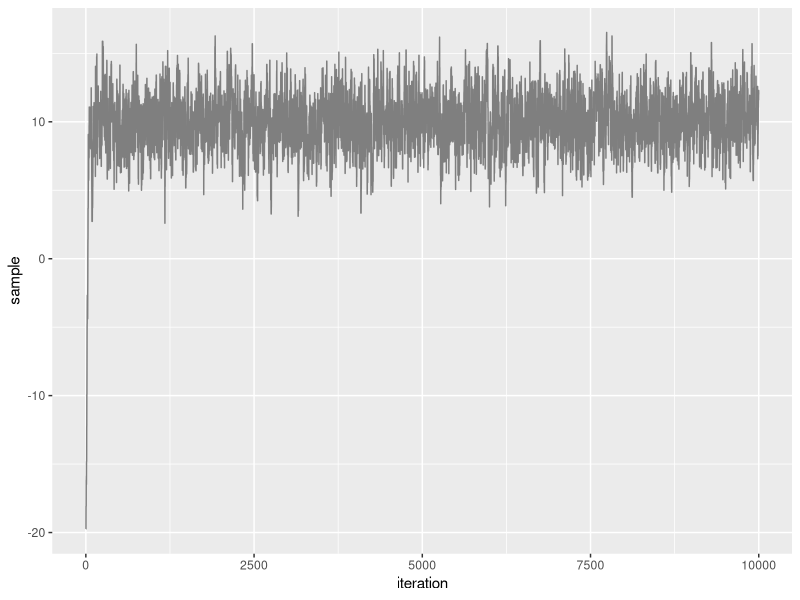
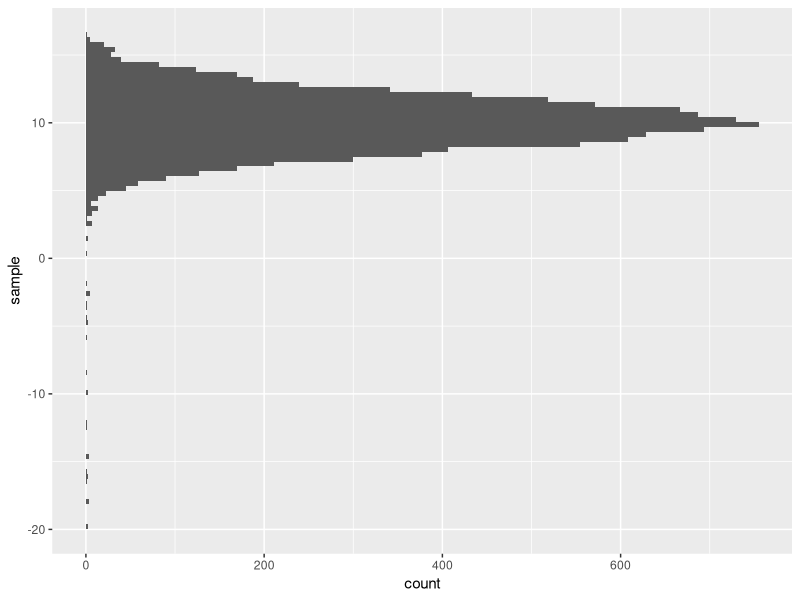
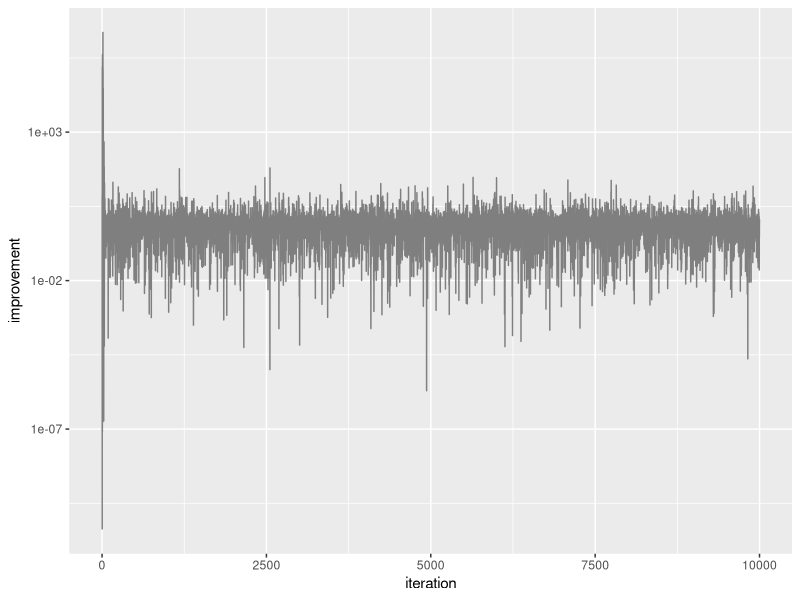
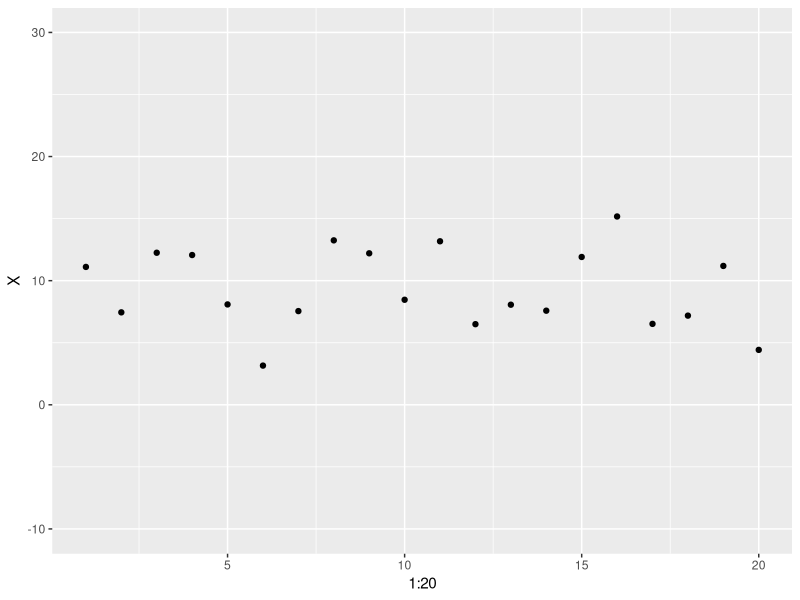
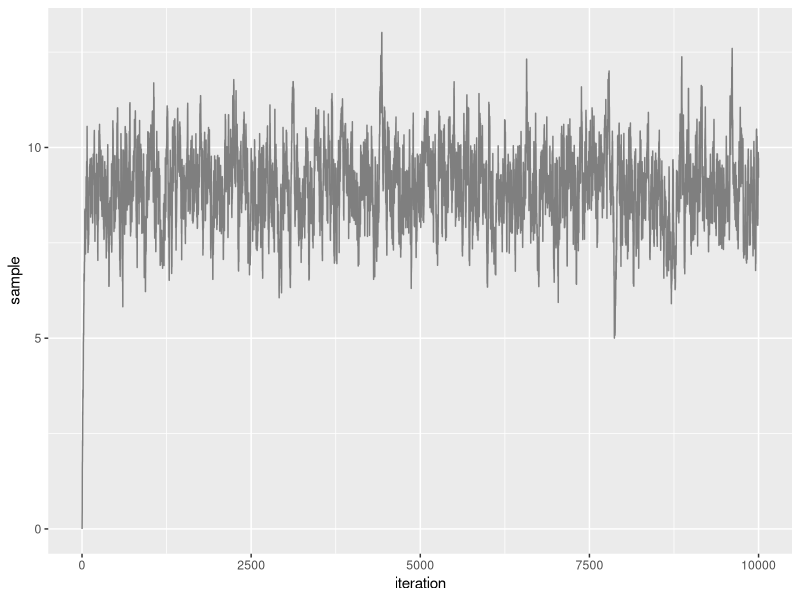
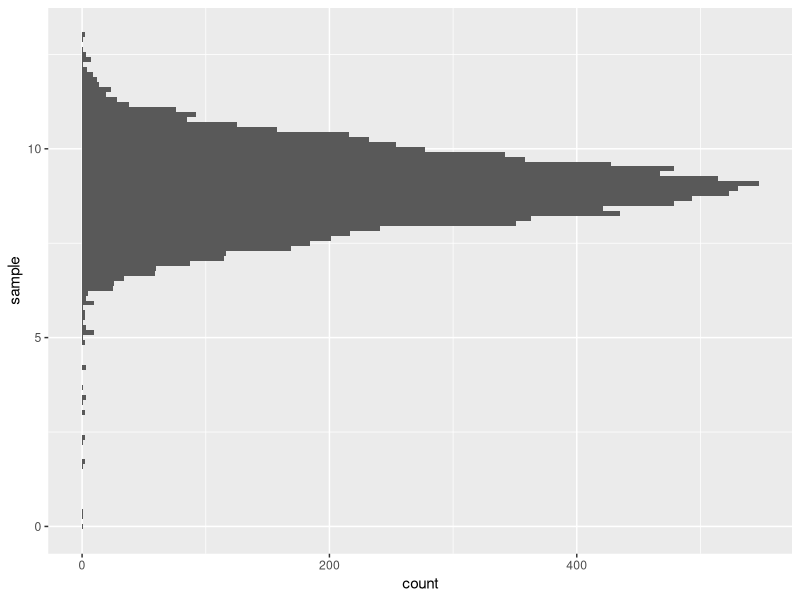
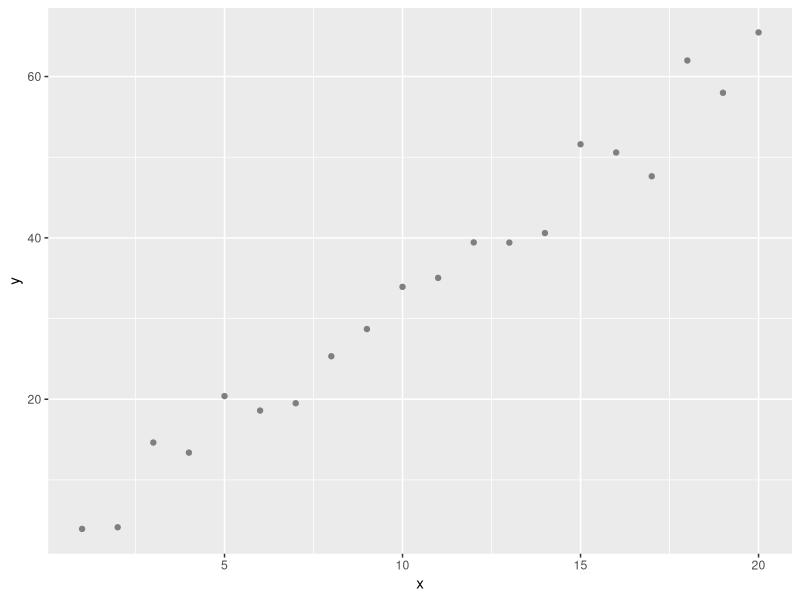
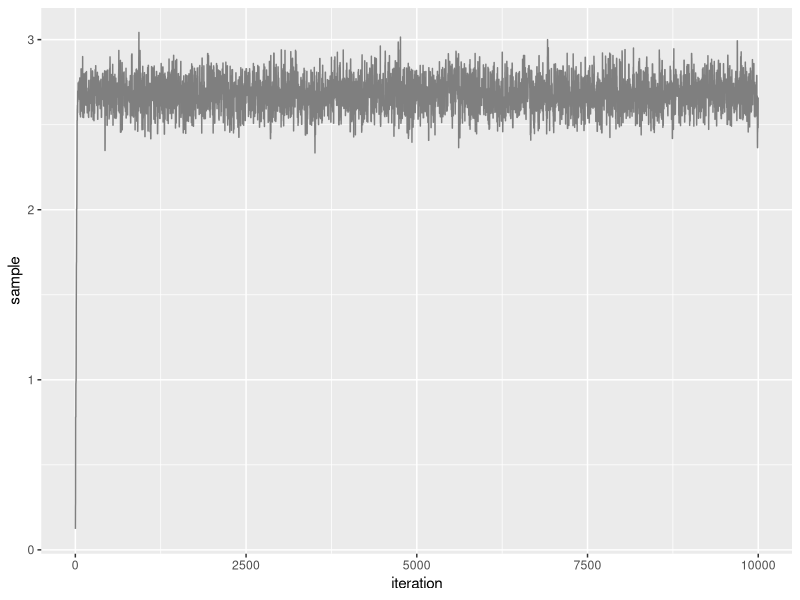

Write the R code that produced these figures, in order.
## ---- chunk 1
library(tidyverse)
library(ggplot2)

model_pdf <- function(x, mu, sigma) exp(-0.5 * ((x - mu) / sigma)^2) / (sigma*sqrt(2*pi)) # probability density function
proposed <- function(x, sd) rnorm(n = 1, mean = x, sd = sd) # random variable generation

iterations = 1e4 # number of iterations
x <- -20 # starting value of the chain
sigma = 2
mu = 10
stored <- rep(NA, iterations)
improvement <- rep(NA, iterations)

for (i in 1:iterations) {
  x_i <- proposed(x, sigma) # 1
  improvement[i] <- model_pdf(x_i, mu, sigma) / model_pdf(x, mu, sigma) # 2
  ratio <- min(1, improvement[i]) # 3
  accept <- runif(1) < ratio # 4
  stored[i] <- ifelse(accept, x_i, x)
  x <- stored[i]
}

results_combined = data.frame(sample = stored, improvement = improvement, iteration = 1:iterations)

ggplot(data = results_combined, aes(x = iteration, y = sample)) + geom_line(colour = 'grey50')
ggplot(data = results_combined, aes(y=sample)) + geom_histogram(bins = 100)
ggplot(data = results_combined, aes(x = iteration, y = improvement)) + geom_line(colour = 'grey50') + scale_y_log10()
## ---- chunk 2
library(tidyverse)
library(ggplot2)

X <- rnorm(n = 20, mean = 10, sd = 4) # Our sample from the population (normal population with mean 10 and standard deviation 4)

qplot(x = 1:20, y = X) + expand_limits(y = c(-10, 30))

model_pdf <-  function(obs, mu, sigma) exp(-0.5*((obs-mu)/sigma)^2) / (sqrt(sigma^2*2*pi))

posterior_pdf <- function(x, mu, sigma, mu_prior, sigma_prior) model_pdf(x, mu, sigma) * model_pdf(mu, mu_prior, sigma_prior) # likelihood * prior

proposed <- function(mu, sd) rnorm(n = 1, mean = mu, sd = sd)

iterations = 1e4
mu <- 0 # start of the chain (slope)
sigma_proposed = 0.5 

sigma <- 5
mu_prior <- 7
sigma_prior <- 10 # standard deviation of the normal model used for the likelihood probability density function. Here we consider it as a nuisance parameter, namely, we do not aim to estimate it but we provide it to the model 
stored <- rep(NA, iterations)


for (i in 1:iterations) {
  mu_prime <- proposed(mu, sigma_proposed)
  
  i_posterior_p <- posterior_pdf(X, mu_prime, sigma, mu_prior, sigma_prior)
  i_posterior_p <- Reduce(`*`, i_posterior_p) # 1
  
  previous_posterior_p <- posterior_pdf(X, mu, sigma, mu_prior, sigma_prior)
  previous_posterior_p <- Reduce(`*`, previous_posterior_p) #1
  
  improvement <- i_posterior_p / previous_posterior_p
  
  ratio <- min(1, improvement)
  accept <- runif(1) < ratio
  stored[i] <- ifelse(accept, mu_prime, mu)
  mu <- stored[i]
}

results_combined = data.frame(sample = stored, improvement = improvement, iteration = 1:iterations)

ggplot(data = results_combined, aes(x = iteration, y = sample)) + geom_line(colour = 'grey50')
ggplot(data = results_combined, aes(y=sample)) + geom_histogram(bins = 100)
## ---- chunk 3
library(tidyverse)
library(ggplot2)

population_b <- 3 # slope
dataset <- data.frame(x = 1:20, y = sapply(1:20, function(x) population_b * (x + rnorm(n = 1, mean = 1, sd = 1))))
ggplot(data = dataset, aes(x = x, y = y)) + geom_point(colour = 'grey50')

model_pdf <-  function(obs, mu, sigma) exp(-0.5*((obs-mu)/sigma)^2)/(sqrt(sigma^2*2*pi))

posterior_pdf <- function(y, x, b, sigma, b_prior, sigma_prior) model_pdf(y, b*x, sigma) * model_pdf(b, b_prior, sigma_prior) # likelihood * prior

proposed <- function(b, sd) rnorm(n = 1, mean = b, sd = sd)

iterations = 1e4
b <- 0 # start of the chain (slope)
sigma_proposed = 0.2 
sigma <- 10 # standard deviation of the normal model used for the likelihood probability density function. Here we consider it as a nuisance parameter, namely, we do not aim to estimate it but we provide it to the model 
b_prior <- 2.5 # prior belief of the slope 
sigma_prior <- 0.5 # standard deviation of the coefficient, not y!
stored <- rep(NA, iterations)


for (i in 1:iterations) {
  b_prime <- proposed(b, sigma_proposed)
  
  i_posterior_p <- posterior_pdf(dataset$y, dataset$x, b_prime, sigma, b_prior, sigma_prior)
  i_posterior_p <- Reduce(`*`, i_posterior_p)
  
  previous_posterior_p <- posterior_pdf(dataset$y, dataset$x, b, sigma, b_prior, sigma_prior)
  previous_posterior_p <- Reduce(`*`, previous_posterior_p)
  
  improvement <- i_posterior_p / previous_posterior_p
  
  ratio <- min(1, improvement)
  accept <- runif(1) < ratio
  stored[i] <- ifelse(accept, b_prime, b)
  b <- stored[i]
}

results_combined = data.frame(sample = stored, improvement = improvement, iteration = 1:iterations)

ggplot(data = results_combined, aes(x = iteration, y = sample)) + geom_line(colour = 'grey50')
ggplot(data = results_combined, aes(y=sample)) + geom_histogram(bins = 100)
## ---- chunk 4
library(tidyverse)
library(ggplot2)

population_b0 <- 20 # intercept
population_b1 <- 3 # slope

dataset <- data.frame(x = 1:20, 
                  y = sapply(1:20, function(x) population_b0 + population_b1 * (x+rnorm(n = 1, mean = 1, sd = 1)))
                  )
ggplot(data = dataset, aes(x = x, y = y)) + geom_point(colour = 'grey50') + expand_limits(y = 0)

model_pdf <-  function(obs, mu, sigma) exp(-0.5*((obs-mu)/sigma)^2) / (sqrt(sigma^2*2*pi))

posterior_pdf <- function(y, x, b0, b1, sigma, b0_prior, b1_prior, sigma0_prior, sigma1_prior) {
    log( model_pdf(y, b0 + b1 * x, sigma) ) + 
    log( model_pdf(b0, b0_prior, sigma0_prior) ) +
    log( model_pdf(b1, b1_prior, sigma1_prior) )
} # conversely to the example above, here we must take the log of the probabilities, otherwise with 3 probability products the results will be most likely always 0 

proposed <- function(b, sd) rnorm(n = 1, mean = b, sd = sd)

iterations = 1e4
b0 <- 10 # start of the chain (intercept)
b1 <- 1 # start of the chain (slope)
sigma_proposed_b0 = 2
sigma_proposed_b1 = 0.5

sigma <- 10 # standard deviation of the normal model used for the likelihood probability density function. Also in this case we provide it to the model and we do not estimate it
b0_prior <- 25 # prior belief of the intercept
b1_prior <- 2.5 # prior belief of the slope
sigma0_prior <- 10 # standard deviation of the intercept
sigma1_prior <- 2.5 # standard deviation of the slope

coef_b0 <- rep(NA, iterations)
coef_b1 <- rep(NA, iterations)

for (i in 1:iterations) {
  b0_prime <- proposed(b0, sigma_proposed_b0)
  b1_prime <- proposed(b1, sigma_proposed_b1)
  
  i_posterior_p <- posterior_pdf(dataset$y, dataset$x, b0_prime, b1_prime, sigma, b0_prior, b1_prior, sigma0_prior, sigma1_prior)
  i_posterior_p <- Reduce(`+`, i_posterior_p)
  
  previous_posterior_p <- posterior_pdf(dataset$y, dataset$x, b0, b1, sigma, b0_prior, b1_prior, sigma0_prior, sigma1_prior)
  previous_posterior_p <- Reduce(`+`, previous_posterior_p)
  
  improvement <- exp(i_posterior_p - previous_posterior_p)
  
  ratio <- min(1, improvement)
  
  accept <- runif(1) < ratio

  coef_b0[i] <- ifelse(accept, b0_prime, b0)
  coef_b1[i] <- ifelse(accept, b1_prime, b1)
  
  b0 <- coef_b0[i]
  b1 <- coef_b1[i]
}

results_combined = data.frame(b0 = coef_b0, b1 = coef_b1, improvement = improvement, iteration = 1:iterations)

ggplot(data = results_combined, aes(x = iteration, y = b0)) + geom_line(colour = 'grey50')
ggplot(data = results_combined, aes(y=b0)) + geom_histogram(bins = 100)

ggplot(data = results_combined, aes(x = iteration, y = b1)) + geom_line(colour = 'grey50')
ggplot(data = results_combined, aes(y=b1)) + geom_histogram(bins = 100)

ggplot(data = results_combined, aes(x = b0, y = b1)) + geom_line(colour = 'grey50')

## ---- chunk 5
b0 <- median(results_combined$b0)
b1 <- median(results_combined$b1)

ggplot(data = dataset, aes(x = x, y = y)) + geom_point(colour = 'grey50') + geom_abline(intercept = b0, slope = b1) + expand_limits(y = 0)
## ---- chunk 6
dataset$residuals <- dataset$y - (b0 + b1 * dataset$x)

ggplot(data = dataset, aes(x = x, y = residuals)) + geom_point(colour = 'grey50') + expand_limits(y = c(-20, 20))
## ---- chunk 7
library(tidyverse)
library(ggplot2)


model_pdf <- function(x, sigma) {
  exp(-0.5*((x-mu1)/sigma)^2) / (sigma*sqrt(2*sigma*pi)) + 
  exp(-0.5*((x-mu2)/sigma)^2) / (sigma*sqrt(2*sigma*pi)) 
}

proposed <- function(x, sd) rnorm(n = 1, mean = x, sd = sd)

iterations = 1e4 # number of iterations
x <- -20 # starting value of the chain
sigma = 2 
sigma_proposed = 10
mu1 = 10
mu2 = 40
stored <- rep(NA, iterations)
improvement <- rep(NA, iterations)


for (i in 1:iterations) {
  x_i <- proposed(x, sigma_proposed)
  improvement[i] <- model_pdf(x_i, sigma) / model_pdf(x,  sigma)
  ratio <- min(1, improvement[i])
  accept <- runif(1) < ratio
  stored[i] <- ifelse(accept, x_i, x)
  x <- stored[i]
}

results_combined = data.frame(sample = stored, improvement = improvement, iteration = 1:iterations)

ggplot(data = results_combined, aes(x = iteration, y = sample)) + geom_line(colour = 'grey50') + expand_limits(y = c(-20, 60))
ggplot(data = results_combined, aes(y=sample)) + geom_histogram(bins = 200) + expand_limits(y = c(-20, 60))
ggplot(data = results_combined, aes(x = iteration, y = improvement)) + geom_line(colour = 'grey50') + scale_y_log10()
## ---- chunk 8
library(tidyverse)
library(ggplot2)


model_pdf <- function(x, sigma) {
  exp(-0.5*((x-mu1)/sigma)^2) / (sigma*sqrt(2*sigma*pi)) + 
  exp(-0.5*((x-mu2)/sigma)^2) / (sigma*sqrt(2*sigma*pi)) 
}

proposed <- function(x, sd) rnorm(n = 1, mean = x, sd = sd)

iterations = 1e4 # number of iterations
x <- -20 # starting value of the chain
sigma = 2 
sigma_proposed = 3
mu1 = 10
mu2 = 40
stored <- rep(NA, iterations)
improvement <- rep(NA, iterations)


for (i in 1:iterations) {
  x_i <- proposed(x, sigma_proposed)
  improvement[i] <- model_pdf(x_i, sigma) / model_pdf(x,  sigma)
  ratio <- min(1, improvement[i])
  accept <- runif(1) < ratio
  stored[i] <- ifelse(accept, x_i, x)
  x <- stored[i]
}

results_combined = data.frame(sample = stored, improvement = improvement, iteration = 1:iterations)

ggplot(data = results_combined, aes(x = iteration, y = sample)) + geom_line(colour = 'grey50') + expand_limits(y = c(-20, 60))
## ---- chunk 9
library(tidyverse)
library(ggplot2)


model_pdf <- function(x, sigma) {
  exp(-0.5*((x-mu1)/sigma)^2) / (sigma*sqrt(2*sigma*pi)) + 
  exp(-0.5*((x-mu2)/sigma)^2) / (sigma*sqrt(2*sigma*pi)) 
}

proposed <- function(x, sd) rnorm(n = 1, mean = x, sd = sd)

iterations = 1e4 # number of iterations
x <- 60 # starting value of the chain
sigma = 2 
sigma_proposed = 3
mu1 = 10
mu2 = 40
stored <- rep(NA, iterations)
improvement <- rep(NA, iterations)


for (i in 1:iterations) {
  x_i <- proposed(x, sigma_proposed)
  improvement[i] <- model_pdf(x_i, sigma) / model_pdf(x,  sigma)
  ratio <- min(1, improvement[i])
  accept <- runif(1) < ratio
  stored[i] <- ifelse(accept, x_i, x)
  x <- stored[i]
}

results_combined = data.frame(sample = stored, improvement = improvement, iteration = 1:iterations)

ggplot(data = results_combined, aes(x = iteration, y = sample)) + geom_line(colour = 'grey50') + expand_limits(y = c(-20, 60))
## ---- chunk 10
set.seed(1)
X <- rnorm(n = 7, mean = 10, sd = 1.5) # Our sample from the population (normal population with mean 10 and standard deviation 4)
X
t.test(x = X, mu = 9)
## ---- chunk 11
library(tidyverse)
library(ggplot2)

model_pdf <-  function(obs, mu, sigma) exp(-0.5*((obs-mu)/sigma)^2) / (sqrt(sigma^2*2*pi))

posterior_pdf <- function(x, mu, sigma, mu_prior, sigma_prior) model_pdf(x, mu, sigma) * model_pdf(mu, mu_prior, sigma_prior) # likelihood * prior

proposed <- function(mu, sd) rnorm(n = 1, mean = mu, sd = sd)

iterations = 1e4
mu <- 0 # start of the chain (slope)
sigma_proposed = 0.5 

sigma <- 2
mu_prior <- 9.5 # we pick an uninformative (unbiased) prior, which is exactly in the middle of the 2 values of interest
sigma_prior <- 10
stored <- rep(NA, iterations)


for (i in 1:iterations) {
  mu_prime <- proposed(mu, sigma_proposed)
  
  i_posterior_p <- posterior_pdf(X, mu_prime, sigma, mu_prior, sigma_prior)
  i_posterior_p <- Reduce(`*`, i_posterior_p)
  
  previous_posterior_p <- posterior_pdf(X, mu, sigma, mu_prior, sigma_prior)
  previous_posterior_p <- Reduce(`*`, previous_posterior_p)
  
  improvement <- i_posterior_p / previous_posterior_p
  
  ratio <- min(1, improvement)
  accept <- runif(1) < ratio
  stored[i] <- ifelse(accept, mu_prime, mu)
  mu <- stored[i]
}

results_combined = data.frame(sample = stored, improvement = improvement, iteration = 1:iterations)

ggplot(data = results_combined, aes(x = iteration, y = sample)) + geom_line(colour = 'grey50')
ggplot(data = results_combined, aes(y=sample)) + geom_histogram(bins = 100)
## ---- chunk 12
median(results_combined$sample)
